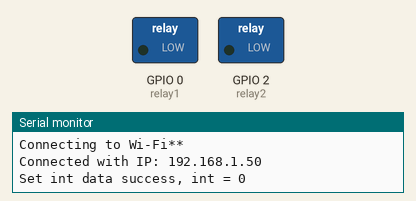
Simulated run of this program. Board: ESP8266 (NodeMCU). Parts: switched loads named in the program (green lamp = pin HIGH), the last lines printed to the serial monitor. WiFi joins after 1.5 s; servers stay silent unless stated; the Firebase database answers and starts empty.

Above: at 2.2 s.
At 6.2 s:
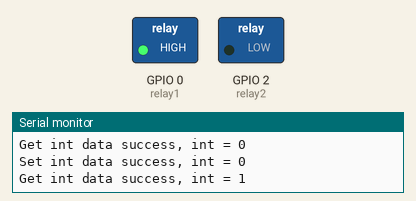
Timing chart, 0 to 8.9 s (numbered marks = the images above):
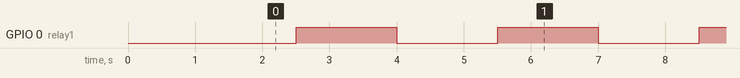

Measured:
- by itself, GPIO 0 (relay1): alternates HIGH for 1.5 s and LOW for 1.5 s

The program:

main.cpp
```cpp
#include <Arduino.h>
#include "FirebaseESP8266.h"
#include <ESP8266WiFi.h>

#define FIREBASE_HOST "https://xxxxxxxx.firebaseio.com"
#define FIREBASE_AUTH "database secrect"
#define WIFI_SSID "your wifi name"
#define WIFI_PASSWORD "your password"

const int relay1 = 0; //GPIO 0      Air Conditioner
const int relay2 = 2; //GPIO 2      Ground
const int relay3 = 1; //GPIO 1 (TX) Light
const int relay4 = 3; //GPIO 3 (RX) Fan

//FirebaseObject esp01;

const String path = "/devices/dec_1/";

//Define FirebaseESP8266 data object for data sending and receiving
FirebaseData firebaseData;

void switch_to_GPIO(int pin1, int pin3)
{

    pinMode(pin1, FUNCTION_3); //GPIO 1 (TX) swap the pin to a GPIO.
    pinMode(pin3, FUNCTION_3); //GPIO 3 (RX) swap the pin to a GPIO.

    pinMode(pin1, OUTPUT);
    pinMode(pin3, OUTPUT);

    Serial.end();
}

void switch_to_UART(int pin1, int pin3)
{
    pinMode(pin1, FUNCTION_0); //GPIO 1 swap the pin to a UART_TX.
    pinMode(pin3, FUNCTION_0); //GPIO 3 swap the pin to a UART_RX.

    Serial.begin(115200);
}

void setData(int status)
{
    if (Firebase.setInt(firebaseData, path + "/isLightOn", status))
    {
        //Success
        Serial.print("Set int data success, int = ");
        Serial.println(firebaseData.intData());
        delay(200);
    }
    else
    {
        //Failed?, get the error reason from firebaseData
        Serial.print("Error in setInt, ");
        Serial.println(firebaseData.errorReason());
        delay(200);
    }
}

void getData()
{
    //Try to get int data from Firebase
    if (Firebase.getInt(firebaseData, path + "/isLightOn"))
    {
        //Success
        Serial.print("Get int data success, int = ");
        Serial.println(firebaseData.intData());
        if (firebaseData.intData() == 1)
        {
            digitalWrite(relay1, HIGH);
        }
        else
        {
            digitalWrite(relay1, LOW);
        }
    }
    else
    {
        //Failed?, get the error reason from firebaseData
        Serial.print("Error in getInt, ");
        Serial.println(firebaseData.errorReason());
    }
}

void setup()
{

    pinMode(relay1, OUTPUT);
    pinMode(relay2, OUTPUT);
    switch_to_UART(relay3, relay4);

    WiFi.begin(WIFI_SSID, WIFI_PASSWORD);
    Serial.print("Connecting to Wi-Fi");
    while (WiFi.status() != WL_CONNECTED)
    {
        Serial.print("*");
        delay(1000);
    }
    Serial.println();
    Serial.print("Connected with IP: ");
    Serial.println(WiFi.localIP());
    Serial.println();

    //Set Firebase info
    Firebase.begin(FIREBASE_HOST, FIREBASE_AUTH);

    //Enable auto reconnect the WiFi when connection lost
    Firebase.reconnectWiFi(true);
}

void loop()
{
    setData(1);
    getData();
    delay(1000);
    setData(0);
    getData();
    delay(1000);
}
```
